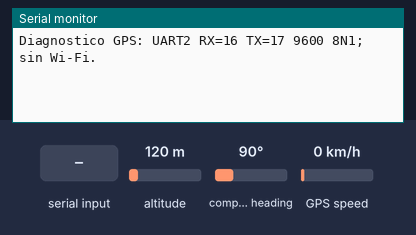
A program run on a simulated ESP32. Parts: the last lines printed to the serial monitor. The test bench sets the inputs (shaded band); at power-on: altitude 120 m, compass heading 90°, GPS speed 0 km/h. The GPS gets a fix after 3 s at 37.7749, -122.4194 with 8 satellites.

Above: at 1.2 s.
1.3 s: altitude set to 20 m
At 3.2 s:
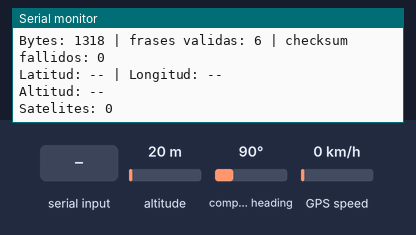
3.5 s: "1" received over the second serial link
5.5 s: compass heading set to 7°
At 6.8 s:
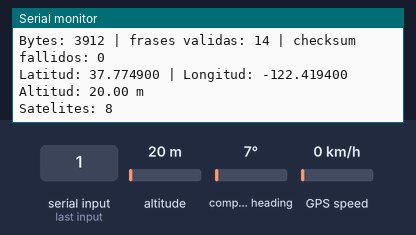

Measured:
- after the input at 1.3 s, the serial monitor: prints a new line after 0.71 s (image 1)
- after the input at 5.5 s, the serial monitor: prints a new line after 0.52 s (image 2)

The program:

main.cpp
```cpp
#include <Arduino.h>
#include <TinyGPSPlus.h>

namespace {
constexpr int GPS_RX = 16;
constexpr int GPS_TX = 17;
constexpr uint32_t GPS_BAUD = 9600;
constexpr uint32_t REPORT_MS = 2000;
constexpr uint32_t FRESH_MS = 5000;
HardwareSerial gpsSerial(2);
TinyGPSPlus gps;
uint32_t lastReport = 0;
uint32_t lastSentence = 0;
uint32_t lastValidCount = 0;
bool seenSentence = false;

void report(uint32_t now) {
  const bool communicating = seenSentence && uint32_t(now - lastSentence) <= FRESH_MS;
  const bool position = communicating && gps.location.isValid() && gps.location.age() <= FRESH_MS;
  Serial.print("Estado: ");
  Serial.println(!communicating ? "SIN COMUNICACION NMEA VALIDA" :
                 position ? "POSICION VALIDA" : "CONECTADO SIN POSICION VALIDA");
  Serial.printf("Bytes: %lu | frases validas: %lu | checksum fallidos: %lu\n",
                gps.charsProcessed(), gps.passedChecksum(), gps.failedChecksum());
  if (position) {
    Serial.printf("Latitud: %.6f | Longitud: %.6f\n", gps.location.lat(), gps.location.lng());
  } else {
    Serial.println("Latitud: -- | Longitud: --");
  }
  if (communicating && gps.altitude.isValid() && gps.altitude.age() <= FRESH_MS)
    Serial.printf("Altitud: %.2f m\n", gps.altitude.meters());
  else Serial.println("Altitud: --");
  if (communicating && gps.satellites.isValid() && gps.satellites.age() <= FRESH_MS)
    Serial.printf("Satelites: %lu\n", gps.satellites.value());
  else Serial.println("Satelites: --");
}
}

void setup() {
  Serial.begin(115200);
  gpsSerial.begin(GPS_BAUD, SERIAL_8N1, GPS_RX, GPS_TX);
  Serial.println("Diagnostico GPS: UART2 RX=16 TX=17 9600 8N1; sin Wi-Fi.");
}

void loop() {
  while (gpsSerial.available()) {
    gps.encode(static_cast<char>(gpsSerial.read()));
    const uint32_t count = gps.passedChecksum();
    if (count != lastValidCount) {
      lastValidCount = count;
      lastSentence = millis();
      seenSentence = true;
    }
  }
  const uint32_t now = millis();
  if (uint32_t(now - lastReport) >= REPORT_MS) {
    lastReport = now;
    report(now);
  }
  delay(1);
}
```
